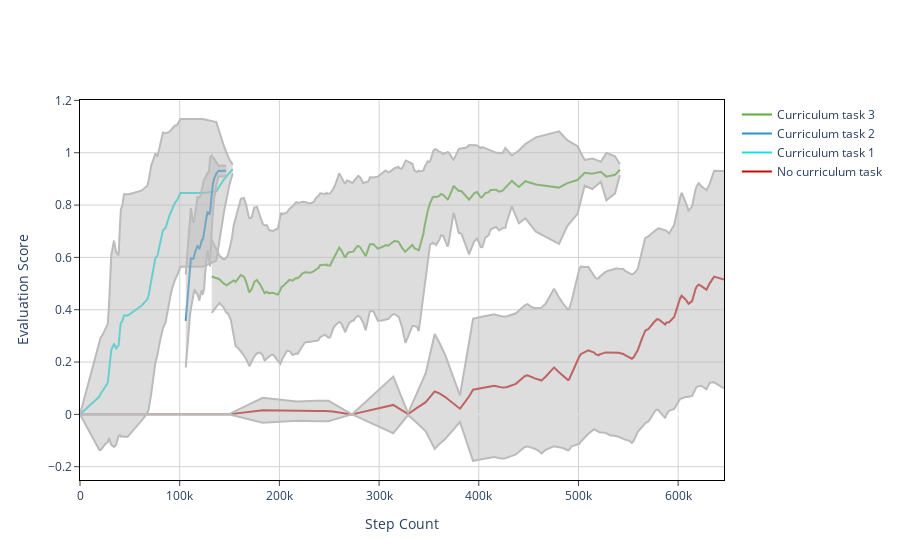

The notebook cell this image was saved under:
### Code cell
vis.plot_trajectories(
    [ppo_stats_nocurr, ppo_stats_curr],
    time_domain='steps',
    show=True,
    show_std=True,
)
